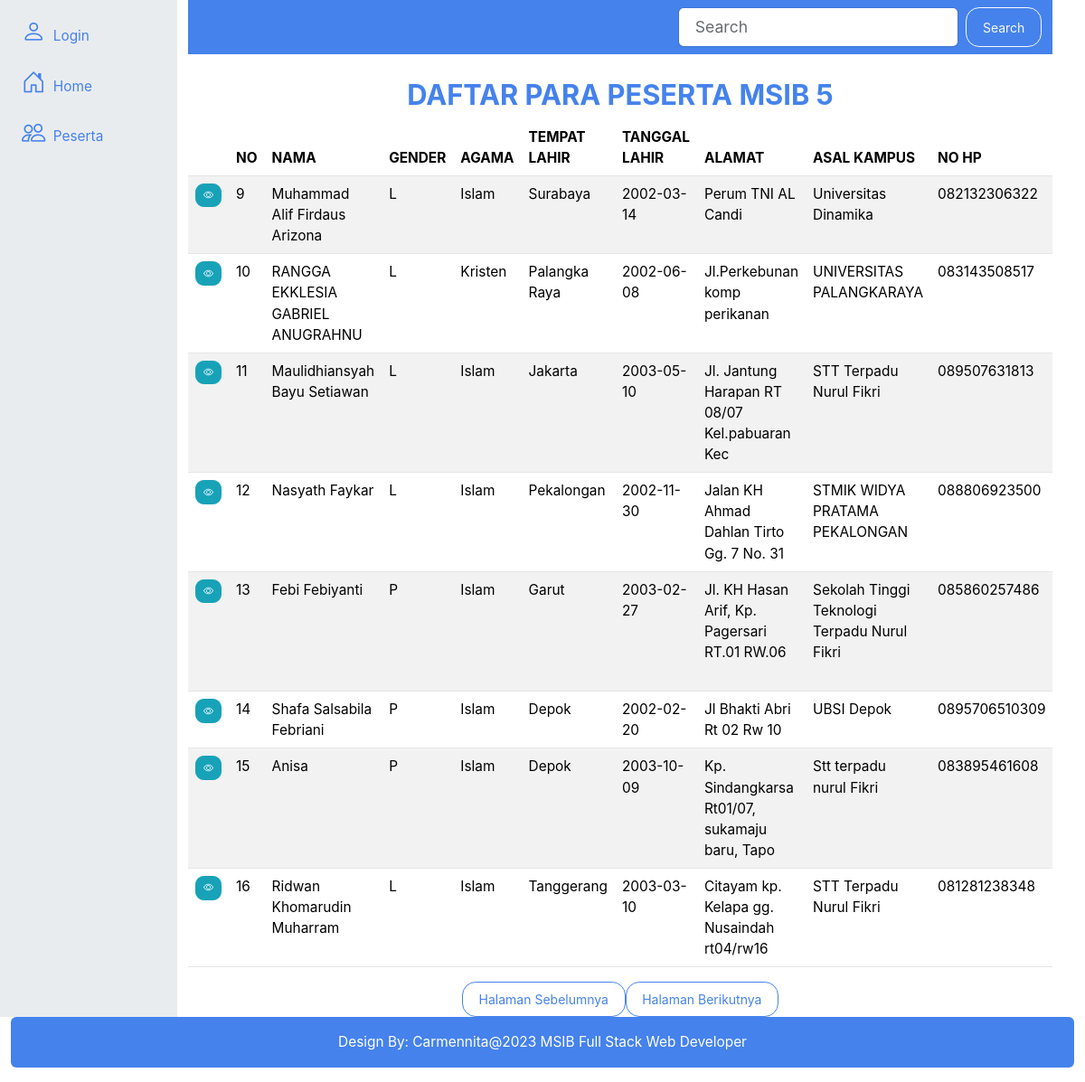
Page /index.php?hal=person_list&page=2 on the committed database.
### tables this page shows
CREATE TABLE `person` (
  `id` int(11) NOT NULL,
  `nama` varchar(45) NOT NULL,
  `gender` enum('L','P') NOT NULL,
  `idagama` int(11) NOT NULL,
  `tempat_lahir` varchar(45) NOT NULL,
  `tgl_lahir` date NOT NULL,
  `alamat` varchar(45) NOT NULL,
  `hp` varchar(15) NOT NULL,
  `email` varchar(45) NOT NULL,
  `sosmed` varchar(45) NOT NULL,
  `asal_kampus` varchar(45) NOT NULL,
  `quotes` varchar(100) NOT NULL,
  `foto` varchar(100) DEFAULT NULL
);

CREATE TABLE `agama` (
  `id` int(11) NOT NULL,
  `nama` varchar(45) NOT NULL
);

### models/Person.php (called while the page is built, shortened)
<?php
class Person{
	private $koneksi;
	public function __construct(){
		global $dbh;
		$this->koneksi = $dbh;
	}
    public function index(){
        $sql = "SELECT person.*, agama.nama AS agama
                FROM person INNER JOIN agama
                ON agama.id = person.idagama ORDER BY person.id DESC";
		$ps = $this->koneksi->prepare($sql);
		$ps->execute();
		$rs = $ps->fetchAll();
		return $rs;
    }
}
?>

### person_list.php (the view, shortened to what this page needs)
<?php
$ar_judul = ['','NO', 'NAMA', 'GENDER', 'AGAMA', 'TEMPAT LAHIR', 'TANGGAL LAHIR', 'ALAMAT', 'ASAL KAMPUS', 'NO HP', 'EMAIL', 'SOSIAL MEDIA', 'FOTO', 'QUOTES'];
$obj_person = new Person();
$rs = $obj_person->index();
$id = $_REQUEST['id'];
$keyword = $_GET['keyword'];
if (!empty($keyword)) {
    $ps = $obj_person->cari($keyword);
    $ps->execute();
    $rs = $ps->fetchAll();
} else if (!empty($id)) {
    $rs = $obj_person->filter($id);
} else {
    $rs = $obj_person->index();
}
$itemsPerPage = 8;
$totalItems = count($rs);
$totalPages = ceil($totalItems / $itemsPerPage);
$currentPage = isset($_GET['page']) ? $_GET['page'] : 1;
$startIndex = ($currentPage - 1) * $itemsPerPage;
$no = $startIndex + 1;
$dataToShow = array_slice($rs, $startIndex, $itemsPerPage);
?>
<br>
<h3 class="page-section-heading text-center text-uppercase text-primary">Daftar Para Peserta MSIB 5</h3>
<div class="table-responsive">
  <table class="table table-striped">
    <thead>
      <tr>
        <?php
        foreach ($ar_judul as $jdl) {
          echo '<th>' . $jdl . '</th>';
        }
        ?>
      </tr>
    </thead>
    <tbody>
      <?php
      foreach ($dataToShow as $peserta) {
      ?>
        <tr>
        <td>
            <form method="POST" action="person_controller.php">
              <a href="index.php?hal=person_detail&id=<?= $peserta['id'] ?>"
                 title="Detail Person" class="btn btn-info btn-sm">
                <i class="bi bi-eye"></i>
              </a>
            </form>
          </td>
          <td><?= $no ?></td>
          <td><?= $peserta['nama'] ?></td>
          <td><?= $peserta['gender'] ?></td>
          <td><?= $peserta['agama'] ?></td>
          <td><?= $peserta['tempat_lahir'] ?></td>
          <td><?= $peserta['tgl_lahir'] ?></td>
          <td><?= $peserta['alamat'] ?></td>
          <td><?= $peserta['asal_kampus'] ?></td>
          <td><?= $peserta['hp'] ?></td>
        </tr>
      <?php
        $no++;
      }
      ?>
    </tbody>
  </table>
</div>
<div class="pagination justify-content-center">
  <?php
  if ($currentPage > 1) {
      echo '<a href="index.php?hal=person_list&page=' . ($currentPage - 1) . '" class="btn btn-outline-primary">Halaman Sebelumnya</a>';
  }
  if ($currentPage < $totalPages) {
      echo '<a href="index.php?hal=person_list&page=' . ($currentPage + 1) . '" class="btn btn-outline-primary">Halaman Berikutnya</a>';
  }
  ?>
</div>

### rows in the picture
person: nama "Muhammad Alif Firdaus Arizona", gender "L", idagama.nama "Islam", tempat_lahir "Surabaya", tgl_lahir "2002-03-14", alamat "Perum TNI AL Candi", asal_kampus "Universitas Dinamika", hp "082132306322"
person: nama "RANGGA EKKLESIA GABRIEL ANUGRAHNU", gender "L", idagama.nama "Kristen", tempat_lahir "Palangka Raya", tgl_lahir "2002-06-08", alamat "Jl.Perkebunan komp perikanan", asal_kampus "UNIVERSITAS PALANGKARAYA", hp "083143508517"
person: nama "Maulidhiansyah Bayu Setiawan", gender "L", idagama.nama "Islam", tempat_lahir "Jakarta", tgl_lahir "2003-05-10", alamat "Jl. Jantung Harapan RT 08/07 Kel.pabuaran Kec", asal_kampus "STT Terpadu Nurul Fikri", hp "089507631813"
person: nama "Nasyath Faykar", gender "L", idagama.nama "Islam", tempat_lahir "Pekalongan", tgl_lahir "2002-11-30", alamat "Jalan KH Ahmad Dahlan Tirto Gg. 7 No. 31", asal_kampus "STMIK WIDYA PRATAMA PEKALONGAN", hp "088806923500"
person: nama "Febi Febiyanti", gender "P", idagama.nama "Islam", tempat_lahir "Garut", tgl_lahir "2003-02-27", alamat "Jl. KH Hasan Arif, Kp. Pagersari RT.01 RW.06", asal_kampus "Sekolah Tinggi Teknologi Terpadu Nurul Fikri", hp "085860257486"
person: nama "Shafa Salsabila Febriani", gender "P", idagama.nama "Islam", tempat_lahir "Depok", tgl_lahir "2002-02-20", alamat "Jl Bhakti Abri Rt 02 Rw 10", asal_kampus "UBSI Depok", hp "0895706510309"
person: nama "Anisa", gender "P", idagama.nama "Islam", tempat_lahir "Depok", tgl_lahir "2003-10-09", alamat "Kp. Sindangkarsa Rt01/07, sukamaju baru, Tapo", asal_kampus "Stt terpadu nurul Fikri", hp "083895461608"
person: nama "Ridwan Khomarudin Muharram", gender "L", idagama.nama "Islam", tempat_lahir "Tanggerang", tgl_lahir "2003-03-10", alamat "Citayam kp. Kelapa gg. Nusaindah rt04/rw16", asal_kampus "STT Terpadu Nurul Fikri", hp "081281238348"

### other values in the picture
$jdl "NO"
$jdl "NAMA"
$jdl "GENDER"
$jdl "AGAMA"
$jdl "TEMPAT LAHIR"
$jdl "TANGGAL LAHIR"
$jdl "ALAMAT"
$jdl "ASAL KAMPUS"
$jdl "NO HP"
